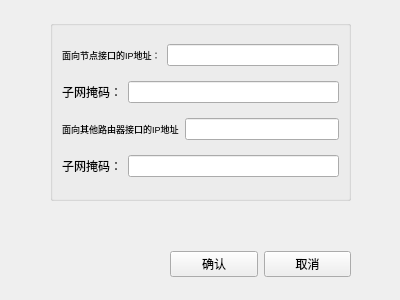
<?xml version="1.0" encoding="UTF-8"?>
<ui version="4.0">
 <class>Form</class>
 <widget class="QWidget" name="Form">
  <property name="geometry">
   <rect>
    <x>0</x>
    <y>0</y>
    <width>400</width>
    <height>300</height>
   </rect>
  </property>
  <property name="windowTitle">
   <string>Form</string>
  </property>
  <widget class="QWidget" name="horizontalLayoutWidget_2">
   <property name="geometry">
    <rect>
     <x>170</x>
     <y>239</y>
     <width>181</width>
     <height>51</height>
    </rect>
   </property>
   <layout class="QHBoxLayout" name="horizontalLayout_2">
    <item>
     <widget class="QPushButton" name="confirmButton">
      <property name="text">
       <string>确认</string>
      </property>
     </widget>
    </item>
    <item>
     <widget class="QPushButton" name="cancelButton">
      <property name="text">
       <string>取消</string>
      </property>
     </widget>
    </item>
   </layout>
  </widget>
  <widget class="QGroupBox" name="verticalGroupBox">
   <property name="geometry">
    <rect>
     <x>50</x>
     <y>20</y>
     <width>301</width>
     <height>181</height>
    </rect>
   </property>
   <layout class="QVBoxLayout" name="verticalLayout">
    <item>
     <layout class="QHBoxLayout" name="horizontalLayout">
      <item>
       <widget class="QLabel" name="ip_label">
        <property name="font">
         <font>
          <pointsize>7</pointsize>
         </font>
        </property>
        <property name="text">
         <string>面向节点接口的IP地址：</string>
        </property>
       </widget>
      </item>
      <item>
       <widget class="QLineEdit" name="ip_lineEdit"/>
      </item>
     </layout>
    </item>
    <item>
     <layout class="QHBoxLayout" name="horizontalLayout_5">
      <item>
       <widget class="QLabel" name="mask_label">
        <property name="text">
         <string>子网掩码：</string>
        </property>
       </widget>
      </item>
      <item>
       <widget class="QLineEdit" name="mask_lineEdit"/>
      </item>
     </layout>
    </item>
    <item>
     <layout class="QHBoxLayout" name="horizontalLayout_3">
      <item>
       <widget class="QLabel" name="label">
        <property name="font">
         <font>
          <pointsize>7</pointsize>
         </font>
        </property>
        <property name="text">
         <string>面向其他路由器接口的IP地址</string>
        </property>
       </widget>
      </item>
      <item>
       <widget class="QLineEdit" name="lineEdit"/>
      </item>
     </layout>
    </item>
    <item>
     <layout class="QHBoxLayout" name="horizontalLayout_4">
      <item>
       <widget class="QLabel" name="label_2">
        <property name="text">
         <string>子网掩码：</string>
        </property>
       </widget>
      </item>
      <item>
       <widget class="QLineEdit" name="lineEdit_2"/>
      </item>
     </layout>
    </item>
   </layout>
  </widget>
 </widget>
 <resources/>
 <connections/>
</ui>
